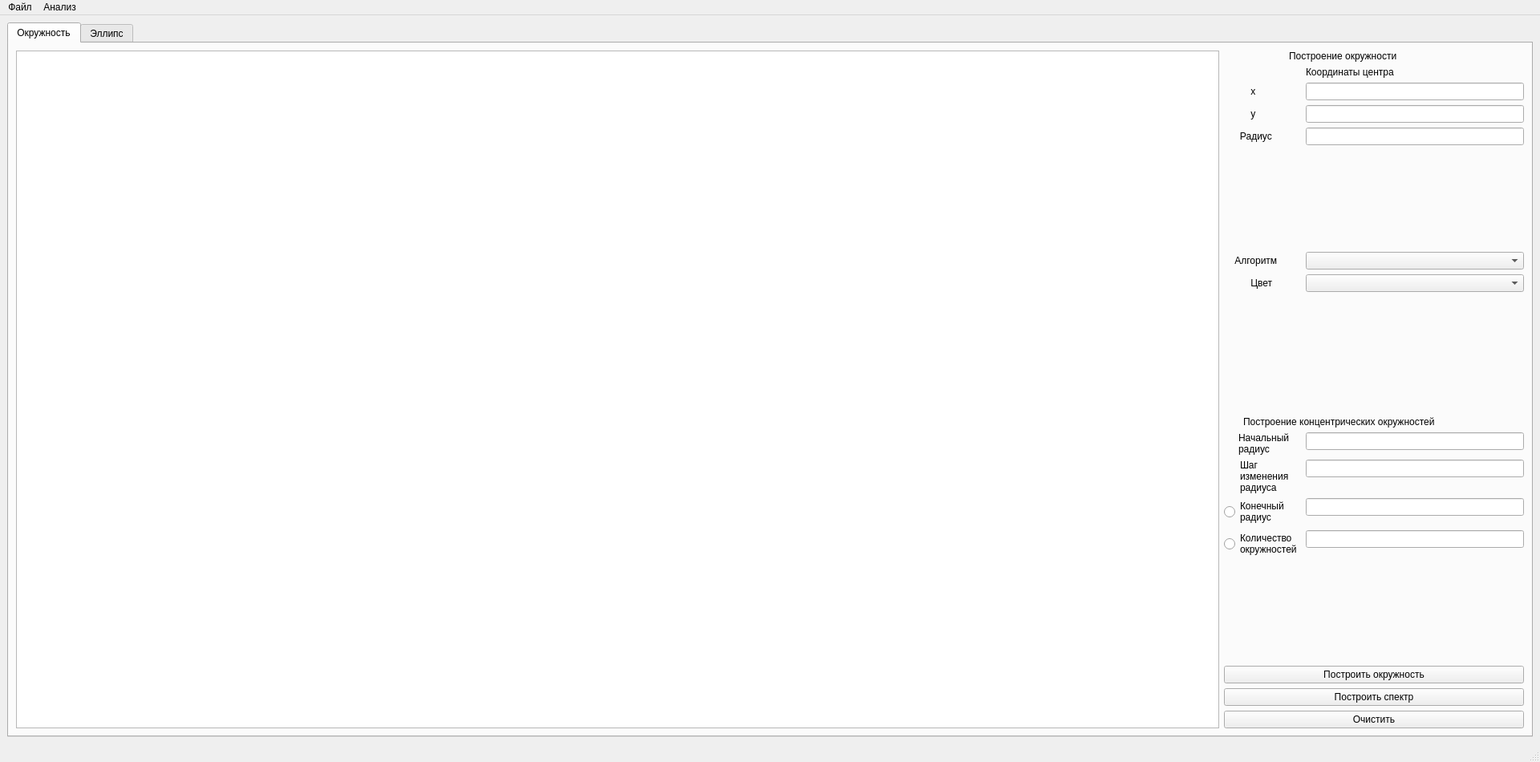
<?xml version="1.0" encoding="UTF-8"?>
<ui version="4.0">
 <class>MainWindow</class>
 <widget class="QMainWindow" name="MainWindow">
  <property name="geometry">
   <rect>
    <x>0</x>
    <y>0</y>
    <width>1920</width>
    <height>950</height>
   </rect>
  </property>
  <property name="sizePolicy">
   <sizepolicy hsizetype="MinimumExpanding" vsizetype="MinimumExpanding">
    <horstretch>0</horstretch>
    <verstretch>0</verstretch>
   </sizepolicy>
  </property>
  <property name="windowTitle">
   <string>MainWindow</string>
  </property>
  <widget class="QWidget" name="centralwidget">
   <layout class="QHBoxLayout" name="horizontalLayout_5">
    <item>
     <widget class="QTabWidget" name="tabWidget">
      <property name="sizePolicy">
       <sizepolicy hsizetype="MinimumExpanding" vsizetype="MinimumExpanding">
        <horstretch>0</horstretch>
        <verstretch>0</verstretch>
       </sizepolicy>
      </property>
      <property name="currentIndex">
       <number>0</number>
      </property>
      <widget class="QWidget" name="tab">
       <attribute name="title">
        <string>Окружность</string>
       </attribute>
       <layout class="QHBoxLayout" name="horizontalLayout">
        <item>
         <layout class="QHBoxLayout" name="horizontalLayout_4">
          <item>
           <widget class="QGraphicsView" name="graphview_circle">
            <property name="sizePolicy">
             <sizepolicy hsizetype="Minimum" vsizetype="Minimum">
              <horstretch>0</horstretch>
              <verstretch>0</verstretch>
             </sizepolicy>
            </property>
            <property name="minimumSize">
             <size>
              <width>1500</width>
              <height>0</height>
             </size>
            </property>
           </widget>
          </item>
          <item>
           <layout class="QVBoxLayout" name="verticalLayout_2">
            <item>
             <layout class="QFormLayout" name="formLayout">
              <item row="0" column="0" colspan="2">
               <widget class="QLabel" name="label_create_circle">
                <property name="text">
                 <string>Построение окружности</string>
                </property>
                <property name="indent">
                 <number>81</number>
                </property>
               </widget>
              </item>
              <item row="1" column="1">
               <widget class="QLabel" name="label_center_circle">
                <property name="text">
                 <string>Координаты центра</string>
                </property>
               </widget>
              </item>
              <item row="2" column="0">
               <widget class="QLabel" name="label_center_x_circle">
                <property name="text">
                 <string>          x</string>
                </property>
               </widget>
              </item>
              <item row="2" column="1">
               <widget class="QLineEdit" name="edit_center_x_circle"/>
              </item>
              <item row="3" column="0">
               <widget class="QLabel" name="label_center_y_circle">
                <property name="text">
                 <string>          y</string>
                </property>
               </widget>
              </item>
              <item row="3" column="1">
               <widget class="QLineEdit" name="edit_center_y_circle"/>
              </item>
              <item row="4" column="0">
               <widget class="QLabel" name="label_radius_circle">
                <property name="text">
                 <string>      Радиус</string>
                </property>
               </widget>
              </item>
              <item row="4" column="1">
               <widget class="QLineEdit" name="edit_radius_circle"/>
              </item>
              <item row="5" column="0" colspan="2">
               <spacer name="verticalSpacer">
                <property name="orientation">
                 <enum>Qt::Vertical</enum>
                </property>
                <property name="sizeHint" stdset="0">
                 <size>
                  <width>20</width>
                  <height>40</height>
                 </size>
                </property>
               </spacer>
              </item>
              <item row="6" column="0">
               <widget class="QLabel" name="label_algorithm_circle">
                <property name="text">
                 <string>    Алгоритм</string>
                </property>
               </widget>
              </item>
              <item row="6" column="1">
               <widget class="QComboBox" name="box_algorithm_circle"/>
              </item>
              <item row="7" column="0">
               <widget class="QLabel" name="label_colour_circle">
                <property name="text">
                 <string>          Цвет</string>
                </property>
               </widget>
              </item>
              <item row="7" column="1">
               <widget class="QComboBox" name="box_colour_circle"/>
              </item>
              <item row="8" column="0" colspan="2">
               <spacer name="verticalSpacer_2">
                <property name="orientation">
                 <enum>Qt::Vertical</enum>
                </property>
                <property name="sizeHint" stdset="0">
                 <size>
                  <width>20</width>
                  <height>143</height>
                 </size>
                </property>
               </spacer>
              </item>
              <item row="9" column="0" colspan="2">
               <widget class="QLabel" name="label_create_spectrum_circle">
                <property name="text">
                 <string>Построение концентрических окружностей</string>
                </property>
                <property name="indent">
                 <number>24</number>
                </property>
               </widget>
              </item>
              <item row="10" column="0">
               <widget class="QLabel" name="label_start_radius_circle">
                <property name="text">
                 <string>Начальный
радиус</string>
                </property>
                <property name="indent">
                 <number>18</number>
                </property>
               </widget>
              </item>
              <item row="10" column="1">
               <widget class="QLineEdit" name="edit_start_radius_circle"/>
              </item>
              <item row="11" column="0">
               <widget class="QLabel" name="label_step_change_circle">
                <property name="text">
                 <string>Шаг
изменения
радиуса</string>
                </property>
                <property name="alignment">
                 <set>Qt::AlignLeading|Qt::AlignLeft|Qt::AlignVCenter</set>
                </property>
                <property name="margin">
                 <number>-1</number>
                </property>
                <property name="indent">
                 <number>20</number>
                </property>
               </widget>
              </item>
              <item row="11" column="1">
               <widget class="QLineEdit" name="edit_step_change_circle"/>
              </item>
              <item row="12" column="0">
               <widget class="QRadioButton" name="radiobut_end_radius">
                <property name="text">
                 <string>Конечный
радиус</string>
                </property>
               </widget>
              </item>
              <item row="12" column="1">
               <widget class="QLineEdit" name="edit_end_radius_circle"/>
              </item>
              <item row="14" column="0">
               <widget class="QRadioButton" name="radiobut_count_circles">
                <property name="text">
                 <string>Количество
окружностей</string>
                </property>
               </widget>
              </item>
              <item row="15" column="0" colspan="2">
               <spacer name="verticalSpacer_3">
                <property name="orientation">
                 <enum>Qt::Vertical</enum>
                </property>
                <property name="sizeHint" stdset="0">
                 <size>
                  <width>20</width>
                  <height>123</height>
                 </size>
                </property>
               </spacer>
              </item>
              <item row="16" column="0" colspan="2">
               <widget class="QPushButton" name="but_create_circle">
                <property name="text">
                 <string>Построить окружность</string>
                </property>
               </widget>
              </item>
              <item row="17" column="0" colspan="2">
               <widget class="QPushButton" name="but_create_spectrum_circle">
                <property name="text">
                 <string>Построить спектр</string>
                </property>
               </widget>
              </item>
              <item row="18" column="0" colspan="2">
               <widget class="QPushButton" name="but_clear_circle">
                <property name="text">
                 <string>Очистить</string>
                </property>
               </widget>
              </item>
              <item row="14" column="1">
               <widget class="QLineEdit" name="edit_count_circle"/>
              </item>
             </layout>
            </item>
           </layout>
          </item>
         </layout>
        </item>
       </layout>
      </widget>
      <widget class="QWidget" name="tab_2">
       <attribute name="title">
        <string>Эллипс</string>
       </attribute>
       <widget class="QWidget" name="horizontalLayoutWidget_2">
        <property name="geometry">
         <rect>
          <x>10</x>
          <y>10</y>
          <width>1880</width>
          <height>857</height>
         </rect>
        </property>
        <layout class="QHBoxLayout" name="horizontalLayout_6">
         <item>
          <widget class="QGraphicsView" name="graphview_ellipse">
           <property name="sizePolicy">
            <sizepolicy hsizetype="Minimum" vsizetype="Minimum">
             <horstretch>0</horstretch>
             <verstretch>0</verstretch>
            </sizepolicy>
           </property>
           <property name="minimumSize">
            <size>
             <width>1500</width>
             <height>0</height>
            </size>
           </property>
          </widget>
         </item>
         <item>
          <layout class="QVBoxLayout" name="verticalLayout_4">
           <item>
            <layout class="QFormLayout" name="formLayout_2">
             <item row="0" column="0" colspan="2">
              <widget class="QLabel" name="label_build_ellipse">
               <property name="text">
                <string>Построение эллипса</string>
               </property>
               <property name="indent">
                <number>97</number>
               </property>
              </widget>
             </item>
             <item row="1" column="1">
              <widget class="QLabel" name="label_center_ellipse">
               <property name="text">
                <string>Координаты центра</string>
               </property>
              </widget>
             </item>
             <item row="2" column="0">
              <widget class="QLabel" name="label_center_x_ellipse">
               <property name="text">
                <string>          x</string>
               </property>
              </widget>
             </item>
             <item row="2" column="1">
              <widget class="QLineEdit" name="edit_center_x_ellipse"/>
             </item>
             <item row="3" column="0">
              <widget class="QLabel" name="label_center_y_ellipse">
               <property name="text">
                <string>          y</string>
               </property>
              </widget>
             </item>
             <item row="3" column="1">
              <widget class="QLineEdit" name="edit_center_y_ellipse"/>
             </item>
             <item row="4" column="0" colspan="2">
              <widget class="QLabel" name="label_value_halfaxis_ellipse">
               <property name="text">
                <string>                             Значение полуосей</string>
               </property>
              </widget>
             </item>
             <item row="5" column="0">
              <widget class="QLabel" name="label_big_halfaxis_ellipse">
               <property name="text">
                <string>       Большая</string>
               </property>
              </widget>
             </item>
             <item row="5" column="1">
              <widget class="QLineEdit" name="edit_halfaxis_big_ellipse"/>
             </item>
             <item row="6" column="0">
              <widget class="QLabel" name="label_big_halfaxis_ellipse_2">
               <property name="text">
                <string>       Малая</string>
               </property>
              </widget>
             </item>
             <item row="6" column="1">
              <widget class="QLineEdit" name="edit_halfaxis_low_ellipse"/>
             </item>
             <item row="7" column="0" colspan="2">
              <spacer name="verticalSpacer_4">
               <property name="orientation">
                <enum>Qt::Vertical</enum>
               </property>
               <property name="sizeHint" stdset="0">
                <size>
                 <width>20</width>
                 <height>40</height>
                </size>
               </property>
              </spacer>
             </item>
             <item row="8" column="0">
              <widget class="QLabel" name="label_algorithm_ellipse">
               <property name="text">
                <string>    Алгоритм</string>
               </property>
              </widget>
             </item>
             <item row="8" column="1">
              <widget class="QComboBox" name="box_algorithm_ellipse"/>
             </item>
             <item row="9" column="0">
              <widget class="QLabel" name="label_colour_ellipse">
               <property name="text">
                <string>          Цвет</string>
               </property>
              </widget>
             </item>
             <item row="9" column="1">
              <widget class="QComboBox" name="box_colour_ellipse"/>
             </item>
             <item row="10" column="0" colspan="2">
              <spacer name="verticalSpacer_5">
               <property name="orientation">
                <enum>Qt::Vertical</enum>
               </property>
               <property name="sizeHint" stdset="0">
                <size>
                 <width>20</width>
                 <height>143</height>
                </size>
               </property>
              </spacer>
             </item>
             <item row="11" column="0" colspan="2">
              <widget class="QLabel" name="label_build_spectrum_ellipse">
               <property name="text">
                <string>Построение спектра
концентрических эллипсов</string>
               </property>
               <property name="alignment">
                <set>Qt::AlignCenter</set>
               </property>
              </widget>
             </item>
             <item row="12" column="0" colspan="2">
              <widget class="QLabel" name="label_step_change_ellipse">
               <property name="text">
                <string>Шаг изменения полуоси</string>
               </property>
               <property name="indent">
                <number>20</number>
               </property>
              </widget>
             </item>
             <item row="13" column="1">
              <widget class="QLineEdit" name="edit_step_change_big_halfaxis"/>
             </item>
             <item row="14" column="1">
              <widget class="QLineEdit" name="edit_step_change_low_halfaxis"/>
             </item>
             <item row="15" column="0">
              <widget class="QLabel" name="label_count_ellipses">
               <property name="text">
                <string>Количество
эллипсов</string>
               </property>
               <property name="indent">
                <number>19</number>
               </property>
              </widget>
             </item>
             <item row="15" column="1">
              <widget class="QLineEdit" name="edit_count_ellipses"/>
             </item>
             <item row="16" column="0" colspan="2">
              <spacer name="verticalSpacer_6">
               <property name="orientation">
                <enum>Qt::Vertical</enum>
               </property>
               <property name="sizeHint" stdset="0">
                <size>
                 <width>20</width>
                 <height>123</height>
                </size>
               </property>
              </spacer>
             </item>
             <item row="17" column="0" colspan="2">
              <widget class="QPushButton" name="but_create_ellipse">
               <property name="text">
                <string>Построить эллипс</string>
               </property>
              </widget>
             </item>
             <item row="18" column="0" colspan="2">
              <widget class="QPushButton" name="but_create_spectrum_ellipse">
               <property name="text">
                <string>Построить спектр</string>
               </property>
              </widget>
             </item>
             <item row="19" column="0" colspan="2">
              <widget class="QPushButton" name="but_clear_ellipse">
               <property name="text">
                <string>Очистить</string>
               </property>
              </widget>
             </item>
             <item row="13" column="0">
              <widget class="QRadioButton" name="radiobut_big_halfaxis">
               <property name="text">
                <string>Большой</string>
               </property>
              </widget>
             </item>
             <item row="14" column="0">
              <widget class="QRadioButton" name="radiobut_low_halfaxis">
               <property name="text">
                <string>Малой</string>
               </property>
              </widget>
             </item>
            </layout>
           </item>
          </layout>
         </item>
        </layout>
       </widget>
      </widget>
     </widget>
    </item>
   </layout>
  </widget>
  <widget class="QStatusBar" name="statusbar"/>
  <widget class="QMenuBar" name="menuBar">
   <property name="geometry">
    <rect>
     <x>0</x>
     <y>0</y>
     <width>1920</width>
     <height>24</height>
    </rect>
   </property>
   <widget class="QMenu" name="menu">
    <property name="enabled">
     <bool>true</bool>
    </property>
    <property name="title">
     <string>Файл</string>
    </property>
   </widget>
   <widget class="QMenu" name="menu_2">
    <property name="title">
     <string>Анализ</string>
    </property>
    <addaction name="analyze_circle_time"/>
    <addaction name="analyze_ellipse_time"/>
   </widget>
   <addaction name="menu"/>
   <addaction name="menu_2"/>
  </widget>
  <action name="action_info">
   <property name="text">
    <string>Справка</string>
   </property>
  </action>
  <action name="action_cancel">
   <property name="text">
    <string>Отменить</string>
   </property>
  </action>
  <action name="analyze_circle_time">
   <property name="text">
    <string>Спектра окружности</string>
   </property>
  </action>
  <action name="analyze_ellipse_time">
   <property name="text">
    <string>Спектра эллипса</string>
   </property>
  </action>
 </widget>
 <resources/>
 <connections/>
</ui>
